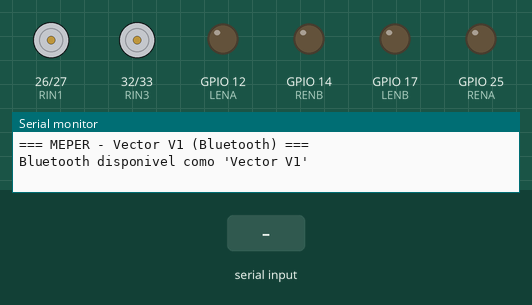
This program was run on a simulated ESP32. Parts: motor-driver pin pairs drawn as motors (green arrow = first pin HIGH = forward, orange = second pin HIGH = backward, longer = more drive), output pins drawn as LEDs (lit = HIGH), the last lines printed to the serial monitor. The inputs (shaded band) are chosen by the test bench. Nothing arrives over Bluetooth unless stated; pins used as bus, display or sensor lines are not drawn.

Above: at 2.2 s.
2.3 s: "forward\n" received over the second serial link
At 2.9 s:
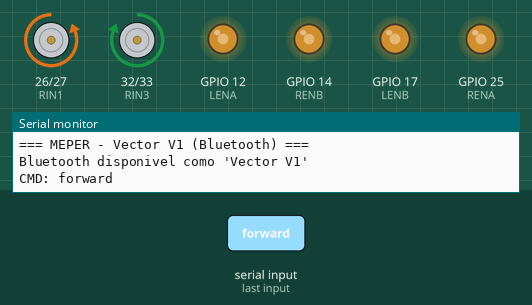
3.8 s: "backward\n" received over the second serial link
At 5.0 s:
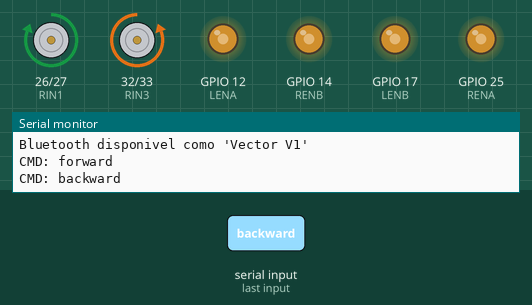
5.3 s: "stop\n" received over the second serial link
At 6.4 s:
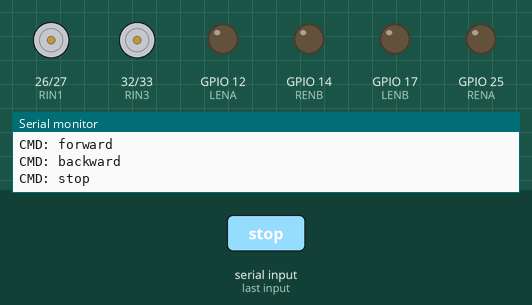
Timing chart, 0 to 8.3 s (numbered marks = the images above; inputs shaded):
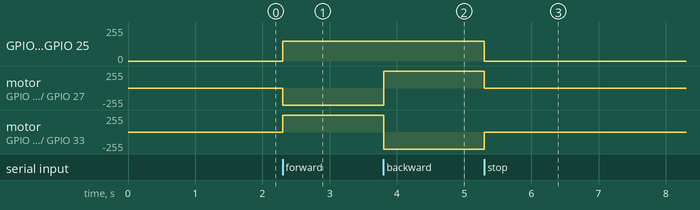

The program:

main.cpp
```cpp
#include <Arduino.h>
#include "BluetoothSerial.h"

BluetoothSerial SerialBT;

//--------------------------------------------- (PINS) ------------
//--------------- (L298n R)
#define RENA 25
#define RIN1 26
#define RIN2 27
#define RIN3 32
#define RIN4 33
#define RENB 14

//--------------- (L298n L)
#define LENA 12
#define LIN1 13
#define LIN2 15
#define LIN3 4
#define LIN4 16
#define LENB 17

//--------------------------------------------- (VARIABLES) --------
int speed = 150;
int trim = 0;  // -50 a +50: positivo = compensa lado direito (reduz motor R)

// Calcula velocidades com trim aplicado
int speedR() { return constrain(speed - trim, 0, 255); }
int speedL() { return constrain(speed + trim, 0, 255); }

//--------------------------------------------- (MOTOR FUNCTIONS) ---
void forward() {
  digitalWrite(RIN2, HIGH); digitalWrite(RIN1, LOW);
  digitalWrite(RIN3, HIGH); digitalWrite(RIN4, LOW);
  analogWrite(RENA, speedR()); analogWrite(RENB, speedR());
  digitalWrite(LIN1, HIGH); digitalWrite(LIN2, LOW);
  digitalWrite(LIN4, HIGH); digitalWrite(LIN3, LOW);
  analogWrite(LENA, speedL()); analogWrite(LENB, speedL());
}

void backward() {
  digitalWrite(RIN2, LOW); digitalWrite(RIN1, HIGH);
  digitalWrite(RIN3, LOW); digitalWrite(RIN4, HIGH);
  analogWrite(RENA, speedR()); analogWrite(RENB, speedR());
  digitalWrite(LIN1, LOW); digitalWrite(LIN2, HIGH);
  digitalWrite(LIN4, LOW); digitalWrite(LIN3, HIGH);
  analogWrite(LENA, speedL()); analogWrite(LENB, speedL());
}

void right() {
  digitalWrite(RIN2, LOW); digitalWrite(RIN1, HIGH);
  digitalWrite(RIN3, LOW); digitalWrite(RIN4, HIGH);
  analogWrite(RENA, speedR()); analogWrite(RENB, speedR());
  digitalWrite(LIN1, HIGH); digitalWrite(LIN2, LOW);
  digitalWrite(LIN4, HIGH); digitalWrite(LIN3, LOW);
  analogWrite(LENA, speedL()); analogWrite(LENB, speedL());
}

void left() {
  digitalWrite(RIN2, HIGH); digitalWrite(RIN1, LOW);
  digitalWrite(RIN3, HIGH); digitalWrite(RIN4, LOW);
  analogWrite(RENA, speedR()); analogWrite(RENB, speedR());
  digitalWrite(LIN1, LOW); digitalWrite(LIN2, HIGH);
  digitalWrite(LIN4, LOW); digitalWrite(LIN3, HIGH);
  analogWrite(LENA, speedL()); analogWrite(LENB, speedL());
}

void stopMotors() {
  digitalWrite(RIN2, LOW); digitalWrite(RIN1, LOW);
  digitalWrite(RIN3, LOW); digitalWrite(RIN4, LOW);
  analogWrite(RENA, 0); analogWrite(RENB, 0);
  digitalWrite(LIN1, LOW); digitalWrite(LIN2, LOW);
  digitalWrite(LIN4, LOW); digitalWrite(LIN3, LOW);
  analogWrite(LENA, 0); analogWrite(LENB, 0);
}

//--------------------------------------------- (COMMAND PARSER) ---
void parseCommand(String cmd) {
  cmd.trim();
  if (cmd == "forward") { forward(); Serial.println("CMD: forward"); }
  else if (cmd == "backward") { backward(); Serial.println("CMD: backward"); }
  else if (cmd == "left") { left(); Serial.println("CMD: left"); }
  else if (cmd == "right") { right(); Serial.println("CMD: right"); }
  else if (cmd == "stop") { stopMotors(); Serial.println("CMD: stop"); }
  else if (cmd.startsWith("speed:")) {
    speed = cmd.substring(6).toInt();
    speed = constrain(speed, 0, 255);
    Serial.print("Speed: "); Serial.println(speed);
  }
  else if (cmd.startsWith("trim:")) {
    trim = cmd.substring(5).toInt();
    trim = constrain(trim, -50, 50);
    Serial.print("Trim: "); Serial.println(trim);
    Serial.print("  Motor R: "); Serial.print(speedR());
    Serial.print(" | Motor L: "); Serial.println(speedL());
  }
}

//--------------------------------------------- (SETUP) ------------
void setup() {
  Serial.begin(115200);
  delay(1000);

  // Motor pins
  int pins[] = {RENA, RIN1, RIN2, RIN3, RIN4, RENB, LENA, LIN1, LIN2, LIN3, LIN4, LENB};
  for (int i = 0; i < 12; i++) pinMode(pins[i], OUTPUT);
  stopMotors();

  // Bluetooth
  SerialBT.begin("Vector V1");
  Serial.println("=== MEPER - Vector V1 (Bluetooth) ===");
  Serial.println("Bluetooth disponivel como 'Vector V1'");
}

//--------------------------------------------- (MAIN LOOP) --------
void loop() {
  if (SerialBT.available()) {
    String cmd = SerialBT.readStringUntil('\n');
    parseCommand(cmd);
  }
  delay(2);
}
```

Measured:
- after the input at 2.3 s, GPIO 12 (LENA), GPIO 14 (RENB), GPIO 17 (LENB), GPIO 25 (RENA): 0/255 → 150/255 at once; motor on GPIO 26 (RIN1) / GPIO 27 (RIN2): stopped → backward 255/255 at once; motor on GPIO 32 (RIN3) / GPIO 33 (RIN4): stopped → forward 255/255 at once
- after the input at 3.8 s, motor on GPIO 26 (RIN1) / GPIO 27 (RIN2): backward 255/255 → forward 255/255 at once; motor on GPIO 32 (RIN3) / GPIO 33 (RIN4): forward 255/255 → backward 255/255 at once
- after the input at 5.3 s, GPIO 12 (LENA), GPIO 14 (RENB), GPIO 17 (LENB), GPIO 25 (RENA): 150/255 → 0/255 at once; motor on GPIO 26 (RIN1) / GPIO 27 (RIN2): forward 255/255 → stopped at once; motor on GPIO 32 (RIN3) / GPIO 33 (RIN4): backward 255/255 → stopped at once
